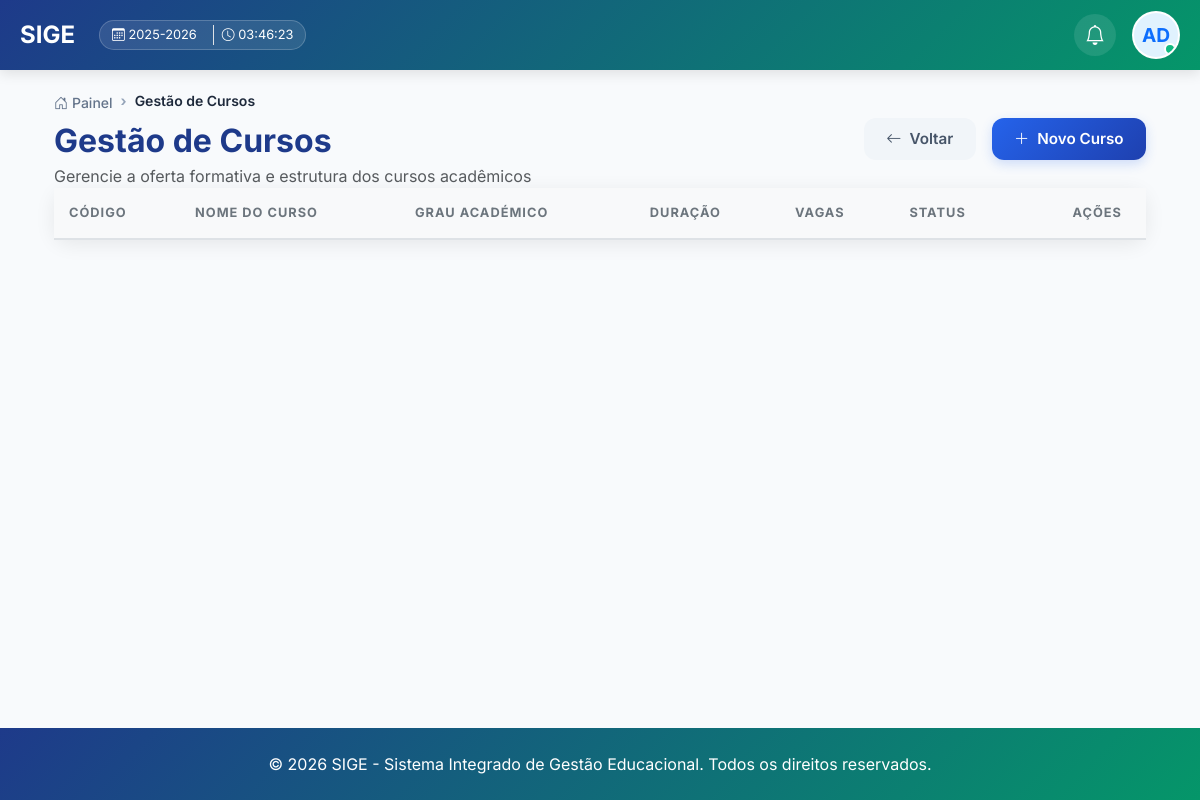
Page /cursos-disciplinas/ (signed in) on the earlier database version.
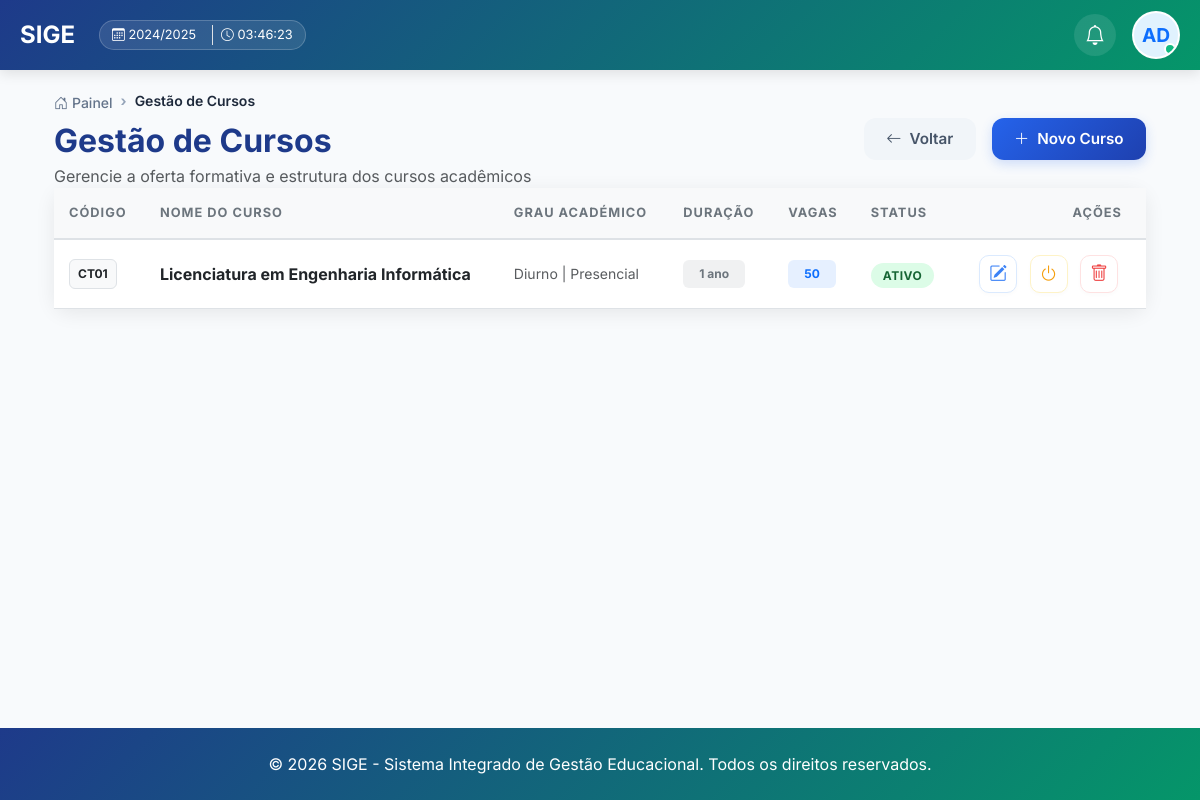
Same page on the later database version.
### core/models.py (models this page shows, shortened)
class AnoAcademico(models.Model):
    ESTADO_CHOICES = [
        ('PLANEADO', 'Planeado'),
        ('ATIVO', 'Ativo'),
        ('ENCERRADO', 'Encerrado'),
    ]
    codigo = models.CharField(max_length=20, unique=True, verbose_name="Código (ex: 2024/2025)", default="0000/0000")
    descricao = models.CharField(max_length=255, verbose_name="Descrição", default="Ano Académico")
    data_inicio = models.DateField(verbose_name="Data de Início", default=timezone.now)
    data_fim = models.DateField(verbose_name="Data de Fim", default=timezone.now)
    estado = models.CharField(max_length=20, choices=ESTADO_CHOICES, default='PLANEADO', verbose_name="Estado")
    ano_atual = models.BooleanField(default=False, verbose_name="Ano Atual")
    cobrar_propinas = models.BooleanField(default=True, verbose_name="Cobrar Propinas/Mensalidades")
    dia_pagamento_limite = models.PositiveIntegerField(default=10, verbose_name="Dia Limite de Pagamento (sem multa)")
    dia_inicio_multa = models.PositiveIntegerField(default=11, verbose_name="Dia de Início da Multa")
    percentagem_multa_inicial = models.DecimalField(max_digits=5, decimal_places=2, default=10.00, verbose_name="% Multa Inicial")
    percentagem_multa_diaria = models.DecimalField(max_digits=5, decimal_places=2, default=1.00, verbose_name="% Multa Diária Adicional")
    dia_limite_multa = models.PositiveIntegerField(default=30, verbose_name="Dia Limite para Pagamento com Multa")
    dia_bloqueio_estudante = models.PositiveIntegerField(default=15, verbose_name="Dia de Bloqueio Automático")
    bloquear_estudante_atrasado = models.BooleanField(default=True, verbose_name="Bloquear Estudante em Atraso")
    bloqueado_por_divida = models.BooleanField(default=False, verbose_name="Bloqueado por Dívida")
    criado_por = models.ForeignKey(User, on_delete=models.SET_NULL, null=True, blank=True, verbose_name="Criado por")
    data_criacao = models.DateTimeField(auto_now_add=True, verbose_name="Data de Criação")
    class Meta:
        verbose_name = "Ano Académico"
        verbose_name_plural = "Anos Académicos"
        ordering = ['-data_inicio']
    def __str__(self):
        return self.codigo

class Curso(models.Model):
    REGIME_CHOICES = [
        ('diurno', 'Diurno'),
        ('pos-laboral', 'Pós-Laboral'),
    ]
    MODALIDADE_CHOICES = [
        ('presencial', 'Presencial'),
        ('semipresencial', 'Semipresencial'),
        ('ead', 'EAD'),
    ]
    DURACAO_CHOICES = [
        (3, '3 meses'),
        (6, '6 meses'),
        (12, '1 ano'),
        (24, '2 anos'),
        (36, '3 anos'),
        (48, '4 anos'),
        (60, '5 anos'),
    ]
    codigo = models.CharField(max_length=50, unique=True, default="CURSO", verbose_name="Código do Curso")
    nome = models.CharField(max_length=200, verbose_name="Nome do Curso")
    grau = models.ForeignKey(NivelAcademico, on_delete=models.PROTECT, related_name='cursos', verbose_name="Grau Académico")
    regime = models.CharField(max_length=20, choices=REGIME_CHOICES, default='diurno', verbose_name="Regime")
    modalidade = models.CharField(max_length=20, choices=MODALIDADE_CHOICES, default='presencial', verbose_name="Modalidade")
    descricao = models.TextField(blank=True, verbose_name="Descrição")
    vagas = models.PositiveIntegerField(verbose_name="Número de Vagas")
    duracao_meses = models.PositiveIntegerField(
        choices=DURACAO_CHOICES,
        default=12,
        verbose_name="Duração"
    )
    nota_minima = models.DecimalField(
        max_digits=4,
        decimal_places=2,
        default=10.00,
        validators=[MinValueValidator(10.00), MaxValueValidator(20.00)],
        verbose_name="Nota Mínima para Aprovação"
    )
    requer_prerequisitos = models.BooleanField(default=False, verbose_name="Requer Pré-requisitos")
    ativo = models.BooleanField(default=True, verbose_name="Ativo")
    data_criacao = models.DateTimeField(auto_now_add=True)
    data_atualizacao = models.DateTimeField(auto_now=True)
    class Meta:
        verbose_name = "Curso"
        verbose_name_plural = "Cursos"
        ordering = ['nome']

### core/views.py (the view, shortened to what this page needs)
# urls.py: path('cursos-disciplinas/', views.cursos_disciplinas, name='cursos_disciplinas'),
@login_required
def cursos_disciplinas(request):
    from .models import Disciplina
    cursos = Curso.objects.all()
    from .models import Disciplina
    disciplinas = Disciplina.objects.all()
    context = {
        'cursos': cursos,
        'disciplinas': disciplinas,
        'duracao_choices': Curso.DURACAO_CHOICES,
        'active': 'cursos'
    }
    return render(request, 'core/cursos_disciplinas.html', context)

### core/context_processors.py (called while the page is built)
def subscricao_context(request):
    if not request.user.is_authenticated:
        return {}
    subscricao = Subscricao.objects.filter(estado__in=['ativo', 'teste']).first()
    return {'subscricao': subscricao}

def global_academic_context(request):
    config = ConfiguracaoEscola.objects.first()
    context = {
        'config': config
    }
    if request.user.is_authenticated:
        ano_atual = AnoAcademico.objects.filter(ano_atual=True).first()
        semestre_atual = None
        if ano_atual:
            semestre_atual = ano_atual.semestres.filter(ativo=True).first()
        perfil = PerfilUsuario.objects.filter(user=request.user).first()
        context.update({
            'ano_atual': ano_atual,
            'semestre_atual': semestre_atual,
            'user_perfil': perfil
        })
    return context

### core/models.py (called while the page is built)
    def __str__(self):
        return self.nome

### core/templates/core/cursos_disciplinas.html (shortened to what the changed rows need)
{% extends 'core/base.html' %}
{% block content %}
<div class="page-header">
    <div class="container">
        <div class="d-flex justify-content-between align-items-center">
            <div>
                <h2 class="fw-bold mb-1" style="color: #1e3a8a;">Gestão de Cursos</h2>
            </div>
        </div>
    </div>
</div>
<div class="container pb-5">
    <div class="tab-content" id="managementTabsContent">
        <div class="card academic-card">
            <div class="card-body p-0">
                <div class="table-responsive">
                    <table class="table table-modern mb-0">
                        <thead>
                            <tr>
                                <th>Código</th>
                                <th>Nome do Curso</th>
                                <th>Grau Académico</th>
                                <th>Duração</th>
                                <th>Vagas</th>
                                <th>Status</th>
                                <th class="text-end pe-4">Ações</th>
                            </tr>
                        </thead>
                        <tbody>
                            {% for curso in cursos %}
                            <tr>
                                <td><span class="badge bg-light text-dark border px-2 py-2">{{ curso.codigo }}</span></td>
                                <td class="fw-bold text-dark">{{ curso.nome }}</td>
                                <td>
                                    <div class="small text-muted">{{ curso.get_regime_display }} | {{ curso.get_modalidade_display }}</div>
                                </td>
                                <td><span class="badge bg-secondary bg-opacity-10 text-secondary border-0 px-3 py-2">{{ curso.get_duracao_meses_display }}</span></td>
                                <td><span class="badge bg-primary bg-opacity-10 text-primary border-0 px-3 py-2">{{ curso.vagas }}</span></td>
                                <td>
                                    {% if curso.ativo %}
                                    <span class="status-pill status-active">Ativo</span>
                                    {% else %}
                                    <span class="status-pill status-inactive">Inativo</span>
                                    {% endif %}
                                </td>
                                <td class="text-end pe-4">
                                    <button class="btn-action btn-action-edit btn-editar-curso"
                                            title="Editar Curso"
                                            data-curso-id="{{ curso.id }}"
                                            data-curso-codigo="{{ curso.codigo }}"
                                            data-curso-nome="{{ curso.nome }}"
                                            data-curso-vagas="{{ curso.vagas }}"
                                            data-curso-duracao="{{ curso.duracao_meses }}"
                                            data-curso-nota="{{ curso.nota_minima }}"
                                            data-curso-grau="{{ curso.grau }}"
                                            data-curso-regime="{{ curso.regime }}"
                                            data-curso-modalidade="{{ curso.modalidade }}"
                                            data-curso-requer="{{ curso.requer_prerequisitos }}">
                                        <i class="bi bi-pencil-square"></i>
                                    </button>
                                    <button class="btn-action btn-action-status btn-toggle-curso" title="Alterar Status" data-curso-id="{{ curso.id }}">
                                        <i class="bi bi-power"></i>
                                    </button>
                                    <button class="btn-action btn-action-delete btn-deletar-curso" title="Eliminar Curso" data-curso-id="{{ curso.id }}" data-curso-nome="{{ curso.nome }}">
                                        <i class="bi bi-trash"></i>
                                    </button>
                                </td>
                            </tr>
                            {% endfor %}
                        </tbody>
                    </table>
                </div>
            </div>
        </div>
    </div>
</div>
{% endblock %}

### core/templates/core/base.html (shortened to what this page needs)
{% load static %}
<!DOCTYPE html>
<html lang="pt-br">
<head>
    <link href="https://cdn.jsdelivr.net/npm/bootstrap@5.3.0/dist/css/bootstrap.min.css" rel="stylesheet">
    <link rel="stylesheet" href="https://cdn.jsdelivr.net/npm/bootstrap-icons@1.11.0/font/bootstrap-icons.css">
</head>
<body>
    {% if user.is_authenticated %}
    <div class="navbar-top">
        <div class="navbar-content d-flex justify-content-between align-items-center w-100">
            <div class="d-flex align-items-center gap-4">
                <div class="user-info">
                    <a href="/" class="user-logo" style="height: 48px; display: flex; align-items: center; text-decoration: none;">
                    </a>
                </div>
                {% if ano_atual %}
                <div class="academic-badge d-none d-lg-flex">
                    <span><i class="bi bi-calendar3"></i> {{ ano_atual }}</span>
                    <span class="ms-2 border-start ps-2"><i class="bi bi-clock"></i> <span id="real-time-clock">--:--:--</span></span>
                </div>
                {% endif %}
            </div>
            <div class="d-flex align-items-center gap-3">
                <div class="d-flex align-items-center gap-2">
                    <a href="{% url 'notificacoes' %}" class="nav-icon-btn" title="Notificações">
                        <i class="bi bi-bell fs-5"></i>
                    </a>
                </div>
                <div class="dropdown">
                    <div class="user-avatar" id="userDropdown" data-bs-toggle="dropdown" aria-expanded="false" style="cursor: pointer; background: white; border: 2px solid rgba(255,255,255,0.5); width: 48px; height: 48px; border-radius: 50%; overflow: hidden; display: flex; align-items: center; justify-content: center; flex-shrink: 0; position: relative;">
                    </div>
                </div>
            </div>
        </div>
    </div>
    {% endif %}
    <main class="container">
        {% block content %}{% endblock %}
    </main>
    <footer class="mt-5 py-4">
        <div class="container text-center">
            <p class="mb-0">&copy; 2026 SIGE - Sistema Integrado de Gestão Educacional. Todos os direitos reservados.</p>
        </div>
    </footer>
</body>
</html>

Differences in the rows shown:
no longer on this page (row edited): AnoAcademico: codigo "2025-2026"
added AnoAcademico: codigo "2024/2025"
added Curso: codigo "CT01", nome "Licenciatura em Engenharia Informática", regime "Diurno", modalidade "Presencial", duracao_meses "1 ano", vagas "50", ativo "ATIVO"
